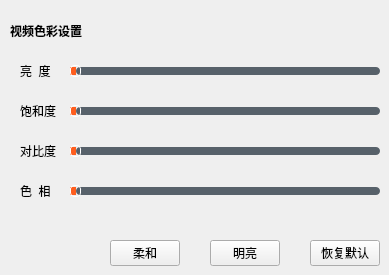
           <widget class="QWidget" name="page_2">
            <widget class="QLabel" name="label_24">
             <property name="geometry">
              <rect>
               <x>10</x>
               <y>20</y>
               <width>81</width>
               <height>21</height>
              </rect>
             </property>
             <property name="font">
              <font>
               <weight>75</weight>
               <bold>true</bold>
              </font>
             </property>
             <property name="text">
              <string>视频色彩设置</string>
             </property>
            </widget>
            <widget class="QLabel" name="label_25">
             <property name="geometry">
              <rect>
               <x>20</x>
               <y>60</y>
               <width>40</width>
               <height>21</height>
              </rect>
             </property>
             <property name="text">
              <string>亮  度</string>
             </property>
            </widget>
            <widget class="QLabel" name="label_26">
             <property name="geometry">
              <rect>
               <x>20</x>
               <y>100</y>
               <width>40</width>
               <height>21</height>
              </rect>
             </property>
             <property name="text">
              <string>饱和度</string>
             </property>
            </widget>
            <widget class="QLabel" name="label_27">
             <property name="geometry">
              <rect>
               <x>20</x>
               <y>140</y>
               <width>40</width>
               <height>21</height>
              </rect>
             </property>
             <property name="text">
              <string>对比度</string>
             </property>
            </widget>
            <widget class="QLabel" name="label_28">
             <property name="geometry">
              <rect>
               <x>20</x>
               <y>180</y>
               <width>40</width>
               <height>21</height>
              </rect>
             </property>
             <property name="text">
              <string>色  相</string>
             </property>
            </widget>
            <widget class="QPushButton" name="pushButton_rouhe">
             <property name="geometry">
              <rect>
               <x>110</x>
               <y>240</y>
               <width>70</width>
               <height>26</height>
              </rect>
             </property>
             <property name="maximumSize">
              <size>
               <width>70</width>
               <height>16777215</height>
              </size>
             </property>
             <property name="text">
              <string>柔和</string>
             </property>
            </widget>
            <widget class="QPushButton" name="pushButton_mingliang">
             <property name="geometry">
              <rect>
               <x>210</x>
               <y>240</y>
               <width>70</width>
               <height>26</height>
              </rect>
             </property>
             <property name="maximumSize">
              <size>
               <width>70</width>
               <height>16777215</height>
              </size>
             </property>
             <property name="text">
              <string>明亮</string>
             </property>
            </widget>
            <widget class="QPushButton" name="pushButton_huifumoren">
             <property name="geometry">
              <rect>
               <x>310</x>
               <y>240</y>
               <width>70</width>
               <height>26</height>
              </rect>
             </property>
             <property name="maximumSize">
              <size>
               <width>70</width>
               <height>16777215</height>
              </size>
             </property>
             <property name="text">
              <string>恢复默认</string>
             </property>
            </widget>
            <widget class="QSlider" name="horizontalSlider_liangdu">
             <property name="geometry">
              <rect>
               <x>70</x>
               <y>60</y>
               <width>310</width>
               <height>22</height>
              </rect>
             </property>
             <property name="styleSheet">
              <string notr="true">/*整个进度条*/
QSlider::groove:horizontal 
{
background:transparent;
height: 8px;
border-radius:4px;
}

/*J拖动按钮*/
QSlider::handle:horizontal 
{
background: qradialgradient(spread:pad, cx:0.5, cy:0.5, radius:0.5, fx:0.5, fy:0.5, 
stop:0.6 #45ADED, stop:0.778409 rgba(255, 255, 255, 255));
width: 8px;
height:8px;
margin-top: -2px;
margin-bottom: -2px;
padding-right:1px;
border-radius: 4px;
border:1px solid white;
}

/*J拖动按钮-hover*/
QSlider::handle:horizontal:hover 
{
border-radius: 4px;
background: qradialgradient(spread:pad, cx:0.5, cy:0.5, radius:0.5, fx:0.5, fy:0.5, stop:0.6 #2A8BDA,stop:0.778409 rgba(255, 255, 255, 255));
}

/*未划过的区域，右边界线*/
QSlider::add-page:horizontal,QSlider::add-line:horizontal
{
background-color: rgb(87, 97, 106); 
border-radius:4px;
}

/*已划过的区域，右边界线*/
QSlider::sub-page:horizontal,QSlider::sub-line:horizontal
{
/*background-color:qlineargradient(spread:pad, x1:0, y1:0, x2:1, y2:0, stop:0 rgba(231,80,229, 255), stop:1 rgba(7,208,255, 255));*/
background-color:rgb(255, 94, 30);
border-radius:4px;
}
</string>
             </property>
             <property name="orientation">
              <enum>Qt::Horizontal</enum>
             </property>
            </widget>
            <widget class="QSlider" name="horizontalSlider_baohedu">
             <property name="geometry">
              <rect>
               <x>70</x>
               <y>100</y>
               <width>310</width>
               <height>22</height>
              </rect>
             </property>
             <property name="styleSheet">
              <string notr="true">/*整个进度条*/
QSlider::groove:horizontal 
{
background:transparent;
height: 8px;
border-radius:4px;
}

/*J拖动按钮*/
QSlider::handle:horizontal 
{
background: qradialgradient(spread:pad, cx:0.5, cy:0.5, radius:0.5, fx:0.5, fy:0.5, 
stop:0.6 #45ADED, stop:0.778409 rgba(255, 255, 255, 255));
width: 8px;
height:8px;
margin-top: -2px;
margin-bottom: -2px;
padding-right:1px;
border-radius: 4px;
border:1px solid white;
}

/*J拖动按钮-hover*/
QSlider::handle:horizontal:hover 
{
border-radius: 4px;
background: qradialgradient(spread:pad, cx:0.5, cy:0.5, radius:0.5, fx:0.5, fy:0.5, stop:0.6 #2A8BDA,stop:0.778409 rgba(255, 255, 255, 255));
}

/*未划过的区域，右边界线*/
QSlider::add-page:horizontal,QSlider::add-line:horizontal
{
background-color: rgb(87, 97, 106); 
border-radius:4px;
}

/*已划过的区域，右边界线*/
QSlider::sub-page:horizontal,QSlider::sub-line:horizontal
{
/*background-color:qlineargradient(spread:pad, x1:0, y1:0, x2:1, y2:0, stop:0 rgba(231,80,229, 255), stop:1 rgba(7,208,255, 255));*/
background-color:rgb(255, 94, 30);
border-radius:4px;
}
</string>
             </property>
             <property name="orientation">
              <enum>Qt::Horizontal</enum>
             </property>
            </widget>
            <widget class="QSlider" name="horizontalSlider_duibidu">
             <property name="geometry">
              <rect>
               <x>70</x>
               <y>140</y>
               <width>310</width>
               <height>22</height>
              </rect>
             </property>
             <property name="styleSheet">
              <string notr="true">/*整个进度条*/
QSlider::groove:horizontal 
{
background:transparent;
height: 8px;
border-radius:4px;
}

/*J拖动按钮*/
QSlider::handle:horizontal 
{
background: qradialgradient(spread:pad, cx:0.5, cy:0.5, radius:0.5, fx:0.5, fy:0.5, 
stop:0.6 #45ADED, stop:0.778409 rgba(255, 255, 255, 255));
width: 8px;
height:8px;
margin-top: -2px;
margin-bottom: -2px;
padding-right:1px;
border-radius: 4px;
border:1px solid white;
}

/*J拖动按钮-hover*/
QSlider::handle:horizontal:hover 
{
border-radius: 4px;
background: qradialgradient(spread:pad, cx:0.5, cy:0.5, radius:0.5, fx:0.5, fy:0.5, stop:0.6 #2A8BDA,stop:0.778409 rgba(255, 255, 255, 255));
}

/*未划过的区域，右边界线*/
QSlider::add-page:horizontal,QSlider::add-line:horizontal
{
background-color: rgb(87, 97, 106); 
border-radius:4px;
}

/*已划过的区域，右边界线*/
QSlider::sub-page:horizontal,QSlider::sub-line:horizontal
{
/*background-color:qlineargradient(spread:pad, x1:0, y1:0, x2:1, y2:0, stop:0 rgba(231,80,229, 255), stop:1 rgba(7,208,255, 255));*/
background-color:rgb(255, 94, 30);
border-radius:4px;
}
</string>
             </property>
             <property name="orientation">
              <enum>Qt::Horizontal</enum>
             </property>
            </widget>
            <widget class="QSlider" name="horizontalSlider_sexaing">
             <property name="geometry">
              <rect>
               <x>70</x>
               <y>180</y>
               <width>310</width>
               <height>22</height>
              </rect>
             </property>
             <property name="styleSheet">
              <string notr="true">/*整个进度条*/
QSlider::groove:horizontal 
{
background:transparent;
height: 8px;
border-radius:4px;
}

/*J拖动按钮*/
QSlider::handle:horizontal 
{
background: qradialgradient(spread:pad, cx:0.5, cy:0.5, radius:0.5, fx:0.5, fy:0.5, 
stop:0.6 #45ADED, stop:0.778409 rgba(255, 255, 255, 255));
width: 8px;
height:8px;
margin-top: -2px;
margin-bottom: -2px;
padding-right:1px;
border-radius: 4px;
border:1px solid white;
}

/*J拖动按钮-hover*/
QSlider::handle:horizontal:hover 
{
border-radius: 4px;
background: qradialgradient(spread:pad, cx:0.5, cy:0.5, radius:0.5, fx:0.5, fy:0.5, stop:0.6 #2A8BDA,stop:0.778409 rgba(255, 255, 255, 255));
}

/*未划过的区域，右边界线*/
QSlider::add-page:horizontal,QSlider::add-line:horizontal
{
background-color: rgb(87, 97, 106); 
border-radius:4px;
}

/*已划过的区域，右边界线*/
QSlider::sub-page:horizontal,QSlider::sub-line:horizontal
{
/*background-color:qlineargradient(spread:pad, x1:0, y1:0, x2:1, y2:0, stop:0 rgba(231,80,229, 255), stop:1 rgba(7,208,255, 255));*/
background-color:rgb(255, 94, 30);
border-radius:4px;
}
</string>
             </property>
             <property name="orientation">
              <enum>Qt::Horizontal</enum>
             </property>
            </widget>
           </widget>
